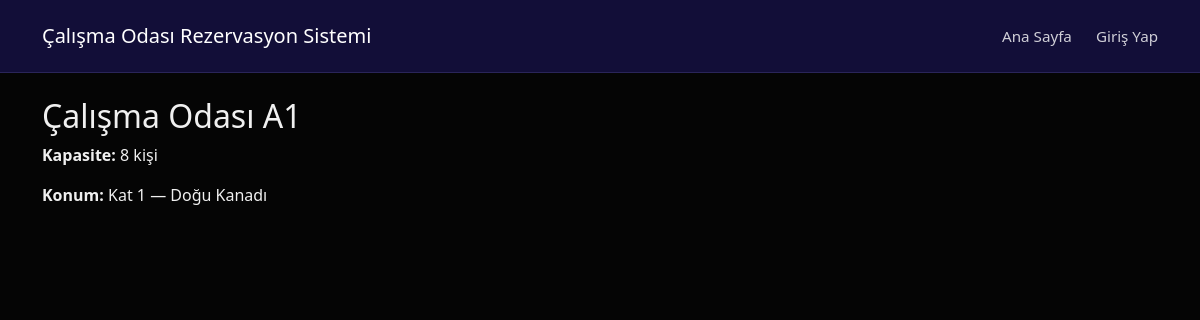
/rooms/2/, run on an earlier commit of the app's database.
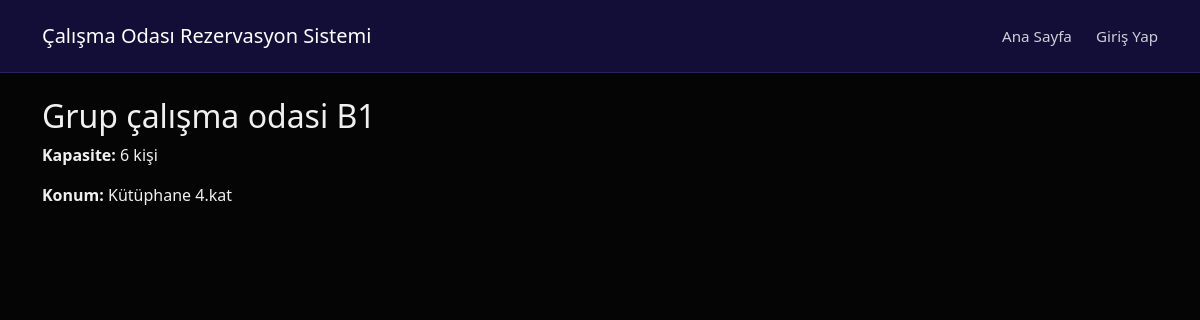
And on a later commit of the database.
### rooms/models.py (models this page shows, shortened)
class Room(models.Model):
    name = models.CharField(max_length=100, verbose_name="Oda Adı")
    slug = models.SlugField(unique=True, blank=True, null=True)
    capacity = models.PositiveIntegerField(verbose_name="Kapasite")
    location = models.CharField(max_length=200, verbose_name="Konum", blank=True)
    is_active = models.BooleanField(default=True, verbose_name="Aktif mi?")

### rooms/views.py (the view)
# urls.py: path('<int:pk>/', views.room_detail, name='detail'),
def room_detail(request, pk):
    room = Room.objects.get(pk=pk)
    return render(request, 'detail.html', {'room': room})

### rooms/templates/detail.html (shortened to what this page needs)
{% extends "base.html" %}
{% block content %}
  <h2>{{ room.name }}</h2>
  <p><strong>Kapasite:</strong> {{ room.capacity }} kişi</p>
  <p><strong>Konum:</strong> {{ room.location }}</p>
{% endblock %}

### calismaodasi/templates/base.html (shortened to what this page needs)
<!DOCTYPE html>
<html lang="tr">
<head>
    {% load static %}
    <link rel="stylesheet" href="https://cdn.jsdelivr.net/npm/bootstrap@5.3.2/dist/css/bootstrap.min.css">
    <link rel="stylesheet" href="{% static 'css/styles.css' %}?v3">
</head>
<body class="dark-theme">
    <header class="main-header py-3">
        <div class="container d-flex justify-content-between align-items-center">
            <h1 class="h5 mb-0 logo text-white">Çalışma Odası Rezervasyon Sistemi</h1>
            <nav class="d-flex gap-4 main-nav">
                <a href="{% url 'home' %}" class="nav-link text-white text-decoration-none">Ana Sayfa</a>
                {% if user.is_authenticated %}
                  <form method="post" action="{% url 'logout' %}" style="display:inline;">
                    {% csrf_token %}
                    <button type="submit" class="btn btn-link nav-link text-white text-decoration-none p-0 m-0 align-baseline">Çıkış Yap</button>
                  </form>
                {% else %}
                  <a href="{% url 'login' %}" class="nav-link text-white text-decoration-none">Giriş Yap</a>
                {% endif %}
            </nav>
        </div>
    </header>
    <main class="container py-4">
        {% block content %}{% endblock %}
    </main>
</body>
</html>

### calismaodasi/static/css/styles.css (style rules this page uses)
.dark-theme { background-color: #050505; color: #f0f0f0; min-height: 100vh; }
.main-header { background-color: #120e38; border-bottom: 1px solid #2a2559; padding-top: 1.5rem !important; padding-bottom: 1.5rem !important; }
.main-nav .nav-link { color: #ffffff !important; font-size: 0.95rem; opacity: 0.8; transition: opacity 0.3s; }

What changed in the data, as far as the page shows it:
changed Room: name "Çalışma Odası A1" → "Grup çalışma odasi B1"; capacity "8" → "6"; location "Kat 1 — Doğu Kanadı" → "Kütüphane 4.kat"
